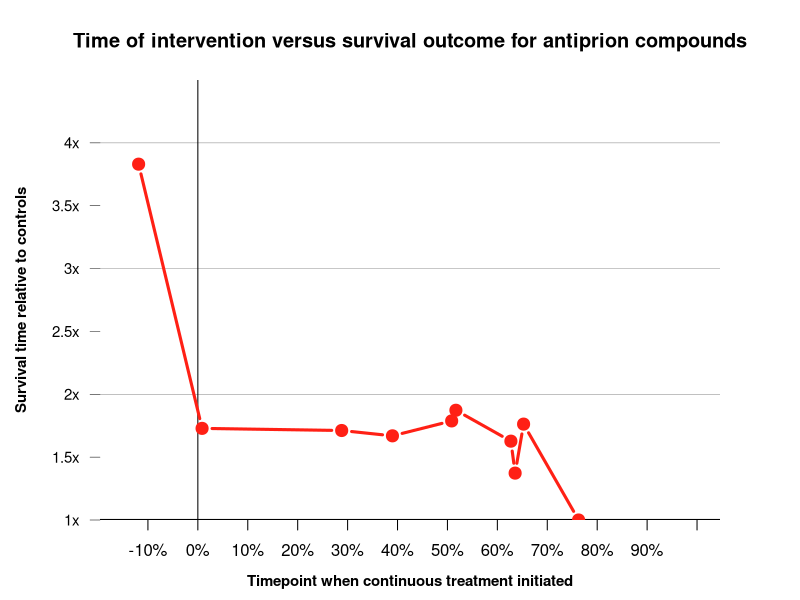
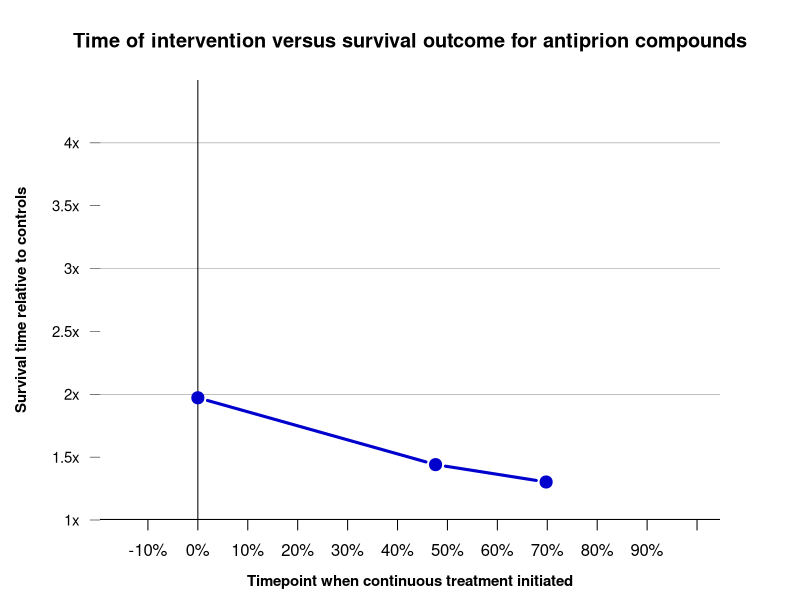
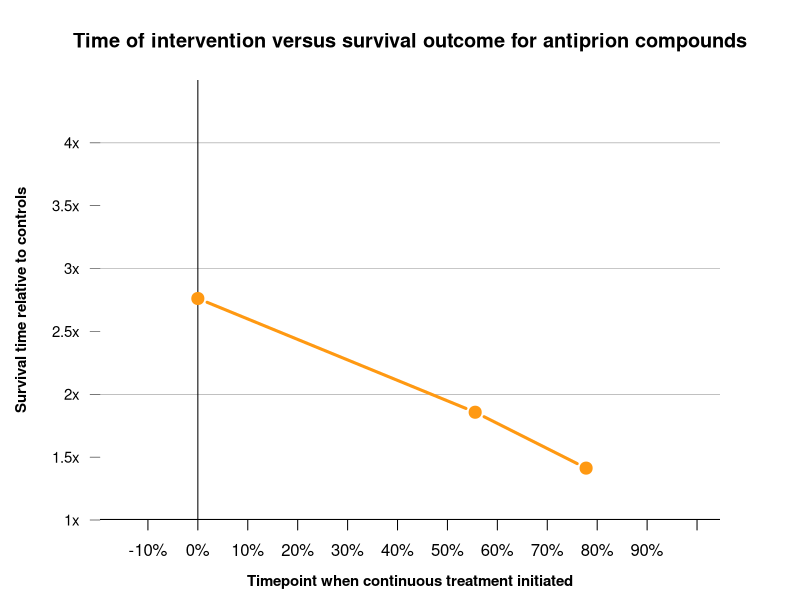
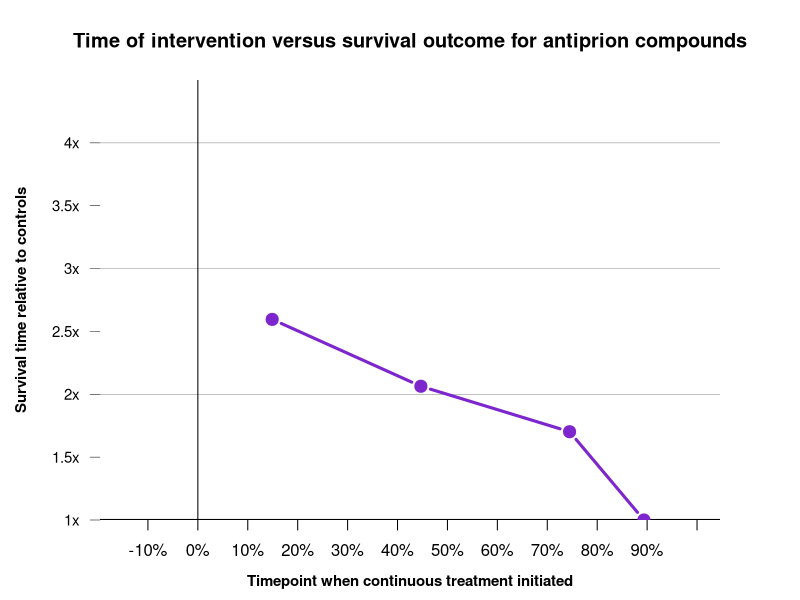

The R source for these figures, in order:
options(stringsAsFactors=FALSE)
setwd('~/d/sci/src/prp-misc')
percent = function(proportion,digits=2) {
  return ( gsub(' ','',paste(formatC(proportion*100, digits=digits, format='fg'),"%",sep="") ) )
}

data = read.table(textConnection("
compound	mouse	treatment_start_dpi	control_endpoint_dpi	treatment_endpoint_dpi
IND24	wt	-14	118	452
IND24	wt	1	118	204
IND24	wt	34	118	202
IND24	wt	46	118	197
IND24	wt	60	118	211
IND24	wt	61	118	221
IND24	wt	74	118	192
IND24	wt	75	118	162
IND24	wt	77	118	208
IND24	wt	90	118	118
#IND24	tg	1	51	112
#IND24	tg	15	51	122
#IND24	tg	26	51	156
#IND24	tg	40	51	64
anle138b	wt	0	180	355
anle138b	wt	80	168	242
anle138b	wt	120	172	224
cpd-b	tg	0	63	174
cpd-b	tg	35	63	117
cpd-b	tg	49	63	89
PPS	tg	7	47	122
PPS	tg	21	47	97
PPS	tg	35	47	80
PPS	tg	42	47	47
"),sep='\t',header=TRUE,comment.char='#')

data$timepoint = data$treatment_start_dpi / data$control_endpoint_dpi
data$delay = data$treatment_endpoint_dpi / data$control_endpoint_dpi - 1

k_ind24 = '#FF2015'
k_anle138b = '#0001CD'
k_cpdb = '#FF9912'
k_pps = '#7D26CD'

data$color = ''
data$color[data$compound=='IND24'] = k_ind24
data$color[data$compound=='anle138b'] = k_anle138b
data$color[data$compound=='cpd-b'] = k_cpdb
data$color[data$compound=='PPS'] = k_pps

for (compound in unique(data$compound)) {
pdf(paste('figures/timepoint_delay_simplified',compound,'.pdf',sep=''),width=8, height=4.5)
par(mar=c(4,5,4,4)) 
plot(NA, NA, xlab='', ylab='', xlim=c(-.15,1), ylim=c(0,3.5), yaxs='i', axes=FALSE)
abline(h=0, lwd=2, col='#000000')
abline(h=1:3, lwd=.5, col='#888888')
abline(v=0, lwd=1, col='#000000')
axis(side=1, at=(-1:10)/10, labels=percent((-1:10)/10), lwd=0, lwd.ticks=1, cex.axis=1)
axis(side=2, at=(0:6)/2, labels=paste((0:6)/2+1,'x',sep=''), lwd=0, lwd.ticks=.5, cex.axis=.9, las=2)

  points(data$timepoint[data$compound==compound], data$delay[data$compound==compound], type='b', lwd=3, pch=20, col=data$color[data$compound==compound], cex=2)

mtext(side=1, text='Timepoint when continuous treatment initiated', font=2, line=2.5, cex=.9)
mtext(side=2, text='Survival time relative to controls', font=2, line=3.5, cex=.9)
title('Time of intervention versus survival outcome for antiprion compounds', cex=.9)
dev.off()
}